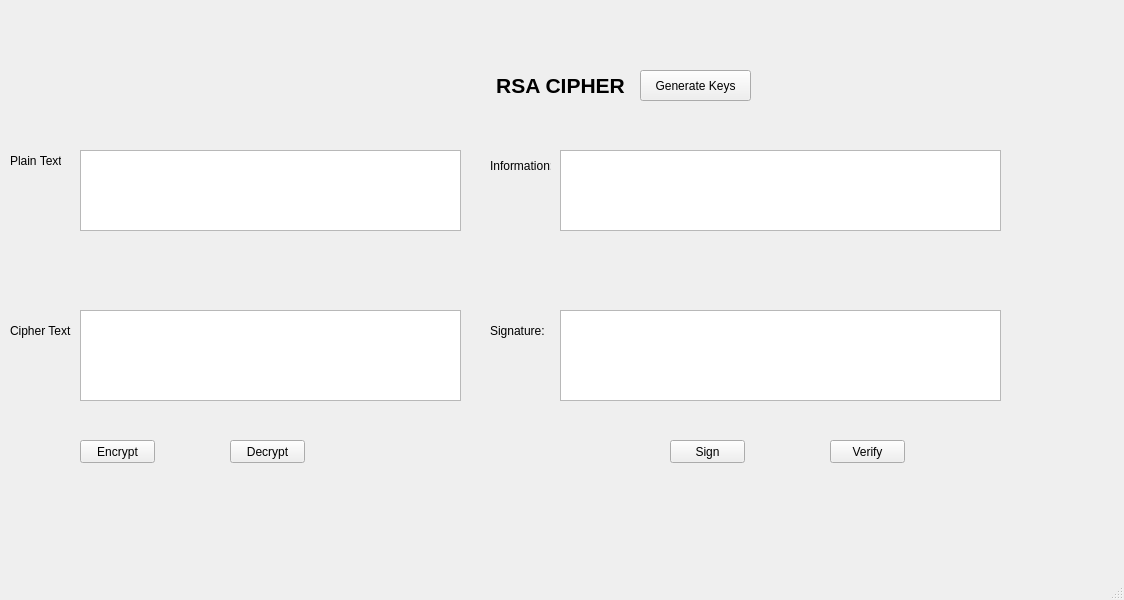
<?xml version="1.0" encoding="UTF-8"?>
<ui version="4.0">
 <class>MainWindow</class>
 <widget class="QMainWindow" name="MainWindow">
  <property name="geometry">
   <rect>
    <x>0</x>
    <y>0</y>
    <width>1124</width>
    <height>600</height>
   </rect>
  </property>
  <property name="windowTitle">
   <string>MainWindow</string>
  </property>
  <widget class="QWidget" name="centralwidget">
   <widget class="QLabel" name="label">
    <property name="geometry">
     <rect>
      <x>470</x>
      <y>50</y>
      <width>181</width>
      <height>71</height>
     </rect>
    </property>
    <property name="text">
     <string>&lt;html&gt;&lt;head/&gt;&lt;body&gt;&lt;p align=&quot;center&quot;&gt;&lt;span style=&quot; font-size:16pt; font-weight:600;&quot;&gt;RSA CIPHER&lt;/span&gt;&lt;/p&gt;&lt;/body&gt;&lt;/html&gt;</string>
    </property>
   </widget>
   <widget class="QPushButton" name="pushButton">
    <property name="geometry">
     <rect>
      <x>640</x>
      <y>70</y>
      <width>111</width>
      <height>31</height>
     </rect>
    </property>
    <property name="text">
     <string>Generate Keys</string>
    </property>
   </widget>
   <widget class="QLabel" name="label_2">
    <property name="geometry">
     <rect>
      <x>10</x>
      <y>150</y>
      <width>51</width>
      <height>21</height>
     </rect>
    </property>
    <property name="text">
     <string>Plain Text:</string>
    </property>
   </widget>
   <widget class="QLabel" name="label_3">
    <property name="geometry">
     <rect>
      <x>10</x>
      <y>320</y>
      <width>61</width>
      <height>21</height>
     </rect>
    </property>
    <property name="text">
     <string>Cipher Text:</string>
    </property>
   </widget>
   <widget class="QLabel" name="label_4">
    <property name="geometry">
     <rect>
      <x>490</x>
      <y>150</y>
      <width>61</width>
      <height>31</height>
     </rect>
    </property>
    <property name="text">
     <string>Information:</string>
    </property>
   </widget>
   <widget class="QLabel" name="label_5">
    <property name="geometry">
     <rect>
      <x>490</x>
      <y>320</y>
      <width>61</width>
      <height>21</height>
     </rect>
    </property>
    <property name="text">
     <string>Signature:</string>
    </property>
   </widget>
   <widget class="QPushButton" name="pushButton_2">
    <property name="geometry">
     <rect>
      <x>80</x>
      <y>440</y>
      <width>75</width>
      <height>23</height>
     </rect>
    </property>
    <property name="text">
     <string>Encrypt</string>
    </property>
   </widget>
   <widget class="QPushButton" name="pushButton_3">
    <property name="geometry">
     <rect>
      <x>230</x>
      <y>440</y>
      <width>75</width>
      <height>23</height>
     </rect>
    </property>
    <property name="text">
     <string>Decrypt</string>
    </property>
   </widget>
   <widget class="QPushButton" name="pushButton_4">
    <property name="geometry">
     <rect>
      <x>670</x>
      <y>440</y>
      <width>75</width>
      <height>23</height>
     </rect>
    </property>
    <property name="text">
     <string>Sign</string>
    </property>
   </widget>
   <widget class="QPushButton" name="pushButton_5">
    <property name="geometry">
     <rect>
      <x>830</x>
      <y>440</y>
      <width>75</width>
      <height>23</height>
     </rect>
    </property>
    <property name="text">
     <string>Verify</string>
    </property>
   </widget>
   <widget class="QTextBrowser" name="textBrowser">
    <property name="geometry">
     <rect>
      <x>80</x>
      <y>150</y>
      <width>381</width>
      <height>81</height>
     </rect>
    </property>
   </widget>
   <widget class="QTextBrowser" name="textBrowser_2">
    <property name="geometry">
     <rect>
      <x>80</x>
      <y>310</y>
      <width>381</width>
      <height>91</height>
     </rect>
    </property>
   </widget>
   <widget class="QTextBrowser" name="textBrowser_3">
    <property name="geometry">
     <rect>
      <x>560</x>
      <y>150</y>
      <width>441</width>
      <height>81</height>
     </rect>
    </property>
   </widget>
   <widget class="QTextBrowser" name="textBrowser_4">
    <property name="geometry">
     <rect>
      <x>560</x>
      <y>310</y>
      <width>441</width>
      <height>91</height>
     </rect>
    </property>
   </widget>
  </widget>
  <widget class="QMenuBar" name="menubar">
   <property name="geometry">
    <rect>
     <x>0</x>
     <y>0</y>
     <width>1124</width>
     <height>21</height>
    </rect>
   </property>
  </widget>
  <widget class="QStatusBar" name="statusbar"/>
 </widget>
 <resources/>
 <connections/>
</ui>
